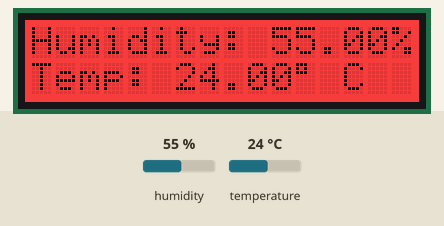
Recording of a sketch running on a simulated Arduino Uno, built with avr-gcc and run on an emulated ATmega328P. On the bench: 16×2 character LCD. Inputs (shaded band) come from the test bench; at power-on: temperature 24 °C, humidity 55 %. What the sketch prints to the serial monitor is not drawn.

Above: at 1.2 s.
1.3 s: temperature set to 41 °C
At 2.8 s:
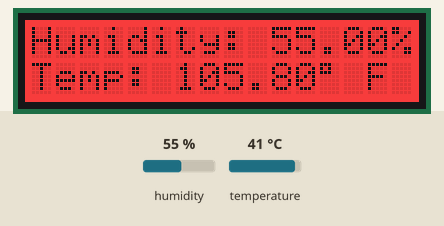
4.2 s: temperature set to 12 °C
At 5.0 s:
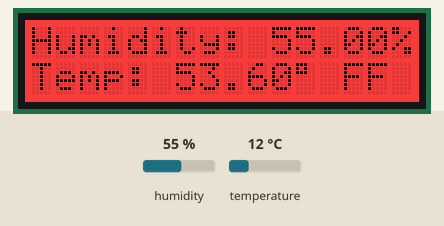
10.5 s: temperature set to 19 °C
At 12.5 s:
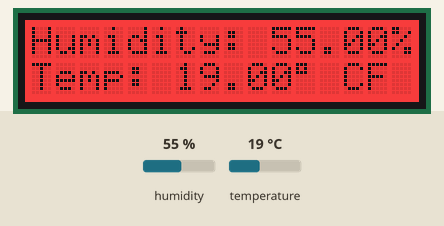
13.4 s: temperature set to 22 °C
At 14.93 s:
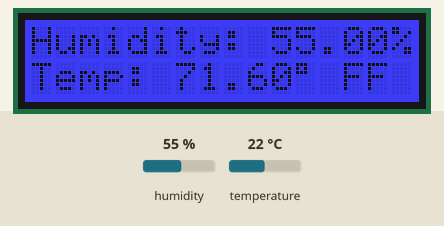
19.7 s: humidity set to 22 %
At 22.32 s:
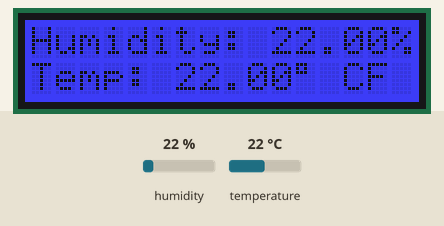
Timing chart, 0 to 23.8 s (numbered marks = the images above; inputs shaded):
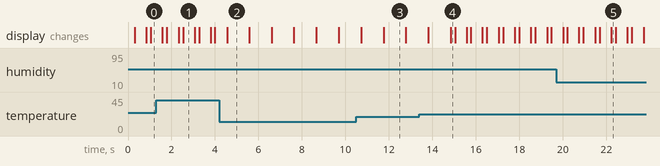

Measured:
- the behaviour switches between 20 and 21 °C on temperature (found by bisection; images 3 and 4)
- after the input at 4.2 s, the display: changes after 0.35 s (image 2)
- after the input at 10.5 s, the display: first changes after 0.22 s (image 3 shows a later state)
- after the input at 13.4 s, the display: first differs from a run without the input after 1.4 s (image 4)
- what the display in image 1 shows lasts 0.6 s, from 2.5 s to 3.1 s
- what the display in image 2 shows lasts 1.0 s, from 4.6 s to 5.6 s

The sketch:

day1project.ino
```cpp
 #include <rgb_lcd.h>

#include <DHT.h>
#include <DHT_U.h>
#include <Wire.h>
#include "rgb_lcd.h"


#define DHTPIN 4      // Pin connected to the DHT sensor
#define DHTTYPE DHT11 // Define the type of sensor used

DHT dht(DHTPIN, DHTTYPE); // Create an instance of the DHT class
rgb_lcd lcd;

const int colorR = 255;
const int colorG = 0;
const int colorB = 0;

unsigned long previousMillis = 0;  // Stores the last time the temperature was updated
const long interval = 1000;        // Interval at which to switch units (milliseconds)
bool showCelsius = true;           // Flag to toggle between Celsius and Fahrenheit

void setup() {
  Serial.begin(9600);
  dht.begin(); // Initialize the sensor
   // set up the LCD's number of columns and rows:
    lcd.begin(16, 2);

    lcd.setRGB(colorR, colorG, colorB);

    dht.begin(); // Initialize the DHT sensor

}


void loop() {
  unsigned long currentMillis = millis(); // Get the current time

  // Read sensor data
  float humidity = dht.readHumidity();
  float temperatureC = dht.readTemperature();
  float temperatureF = dht.readTemperature(true); // true for Fahrenheit

  // Check if any reads failed and exit early
  if (isnan(humidity) || isnan(temperatureC)) {
    lcd.setCursor(0, 0);
    lcd.print("Failed to read sensor!");
    return;
  }

  // Alternate the display every `interval` milliseconds
  if (currentMillis - previousMillis >= interval) {
    // Save the last time you updated the display
    previousMillis = currentMillis;

    // Toggle the temperature unit
    showCelsius = !showCelsius;
  }
   // Print the results
  Serial.print("Humidity: ");
  Serial.print(humidity);
  Serial.print(" %\t");
  Serial.print("Temperature: ");
  Serial.print(temperatureC);
  Serial.print(" °C or ");
  Serial.print(temperatureF);
  Serial.println(" °F");

  // Display humidity on the top line
  lcd.setCursor(0, 0);
  lcd.print("Humidity: ");
  lcd.print(humidity);
  lcd.print("%");

  // Display temperature on the bottom line, alternating between Celsius and Fahrenheit
  lcd.setCursor(0, 1);
  lcd.print("Temp: ");
  if (showCelsius) {
    lcd.print(temperatureC);
    lcd.print(char(223));
    lcd.print(" C");
  } else {
    lcd.print(temperatureF);
    lcd.print(char(223));
    lcd.print(" F");
  }


  if (temperatureC > 20){
    lcd.setRGB(0, 0, 250);
    delay(200);
    lcd.setRGB(250, 0, 0);
    delay(500);
  }
}
```
